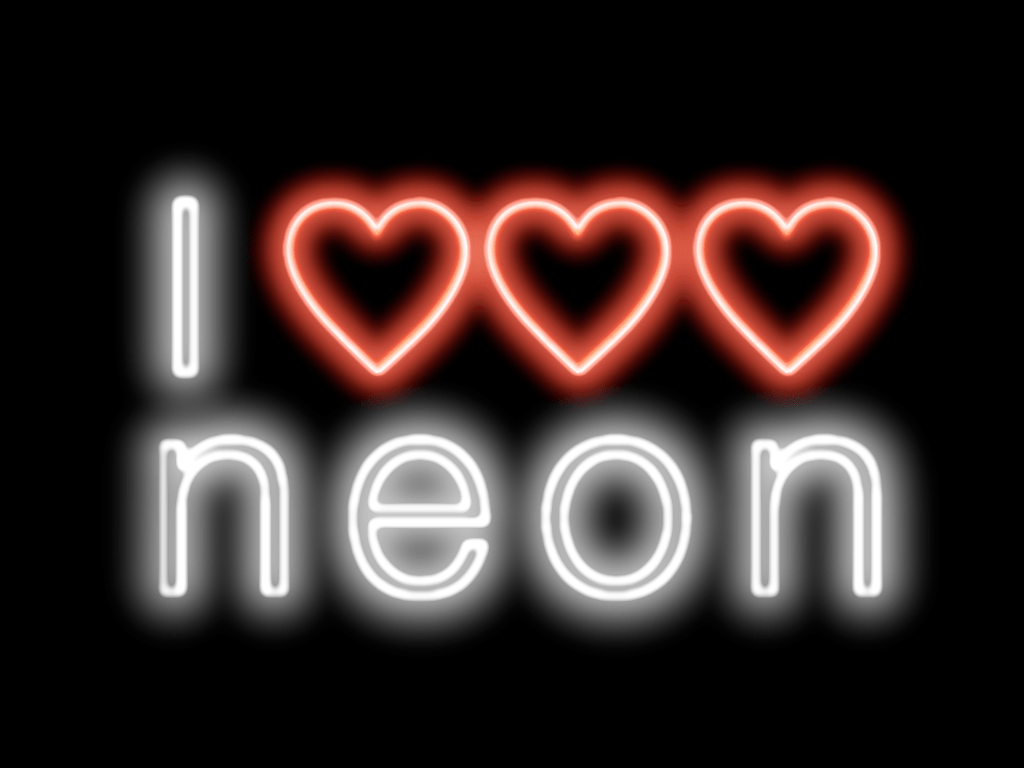
#> input picture Lecture 2/Images/neon-text.png, 1024 x 768 px
$ jupyter execute exrecise_2_2.ipynb
#> lines starting #> are read from the running program, lines starting #| are printed output that depends on the picture; after the words box and inside, x2 and y2 are one past the last pixel; in counts of white or black regions, pixels touching at a corner belong together
### Lecture 2/Notebooks/helpers.py
import cv2
import numpy as np
from matplotlib import pyplot as plt

MIN = 0
MAX = 255

plt.rcParams['figure.figsize'] = [12, 8]

def show_histograms(img):
    if len(img.shape) == 2:
        hist = cv2.calcHist([img], [0], None, [256], [0, 256])
        plt.plot(hist)
    else:
        for channel, color in zip(range(img.shape[2]), ['r', 'g', 'b']):
            hist = cv2.calcHist([img], [channel], None, [256], [0, 256])
            plt.plot(hist, color=color)
    plt.grid()
    plt.show()


# source: https://stackoverflow.com/a/43346070
# [7 lines left out: function genarate_gussian_kernel, not called in this run]

def create_mean_kernel(kernel_radius):
    return np.ones((kernel_radius * 2 + 1, kernel_radius * 2 + 1)) / (kernel_radius * 2 + 1) ** 2

def erosion(image, kernel_radius, iterations=1):
    kernel = create_mean_kernel(kernel_radius)
    return cv2.erode(image, kernel, iterations=iterations)

def dilation(image, kernel_radius, iterations=1):
    kernel = create_mean_kernel(kernel_radius)
    return cv2.dilate(image, kernel, iterations=iterations)

def opening(image, kernel_radius, iterations=1):
    kernel = create_mean_kernel(kernel_radius)
    return cv2.morphologyEx(image, cv2.MORPH_OPEN, kernel, iterations=iterations)

def closing(image, kernel_radius, iterations=1):
    kernel = create_mean_kernel(kernel_radius)
    return cv2.morphologyEx(image, cv2.MORPH_OPEN, kernel, iterations=iterations)

### Lecture 2/exrecise_2_2.ipynb
[cell 1]
import cv2
from matplotlib import pyplot as plt
import matplotlib.patches as patches
import numpy as np
from helpers import *

[cell 2]
image = cv2.imread('Images/neon-text.png')
#> image is the input picture: shape (768, 1024, 3); mean B, G, R 40.4, 42.1, 55
image = cv2.cvtColor(image, cv2.COLOR_BGR2RGB)

show_histograms(image)
#> in show_histograms, `plt.show()`:
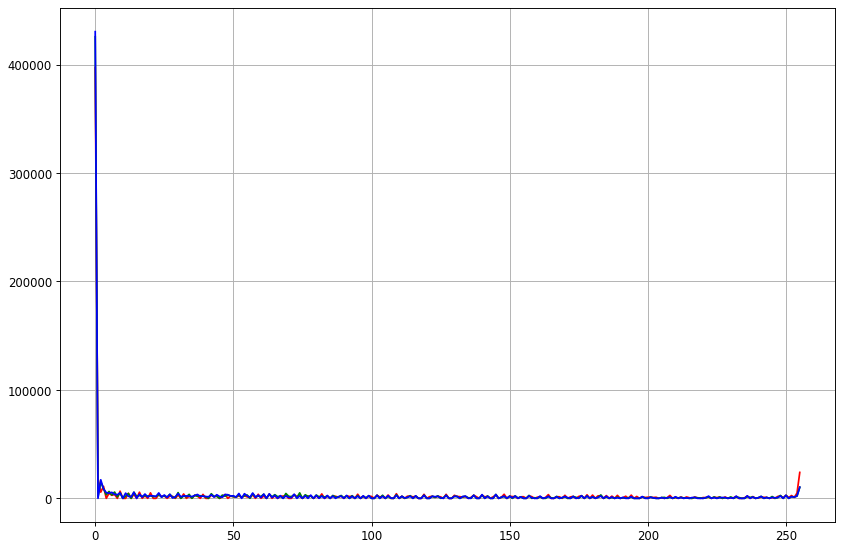
#> figure drawn by matplotlib, 1 panel; curve peaks at x = 0, y = 397231; curve peaks at x = 0, y = 425568; curve peaks at x = 0, y = 430285
plt.imshow(image)

[cell 3]
x = 276
y = 193
w = 200
h = 190

fig, ax = plt.subplots()

ax.imshow(image)
ax.add_patch(patches.Rectangle((x, y), w, h, linewidth=2, edgecolor='b', facecolor='none'))

plt.show()
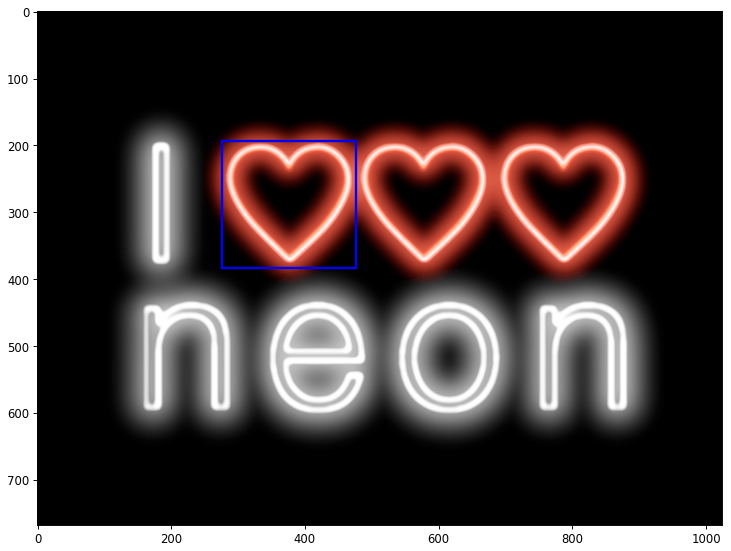
#> figure drawn by matplotlib, 1 panel

[cell 4]
template = image[y:y+h, x:x+w]
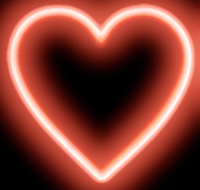
#> template: shape (190, 200, 3); mean R, G, B 137.2, 63.1, 52.2

plt.imshow(template)

[cell 5]
template_matching_image = cv2.matchTemplate(image, template, cv2.TM_CCOEFF_NORMED)
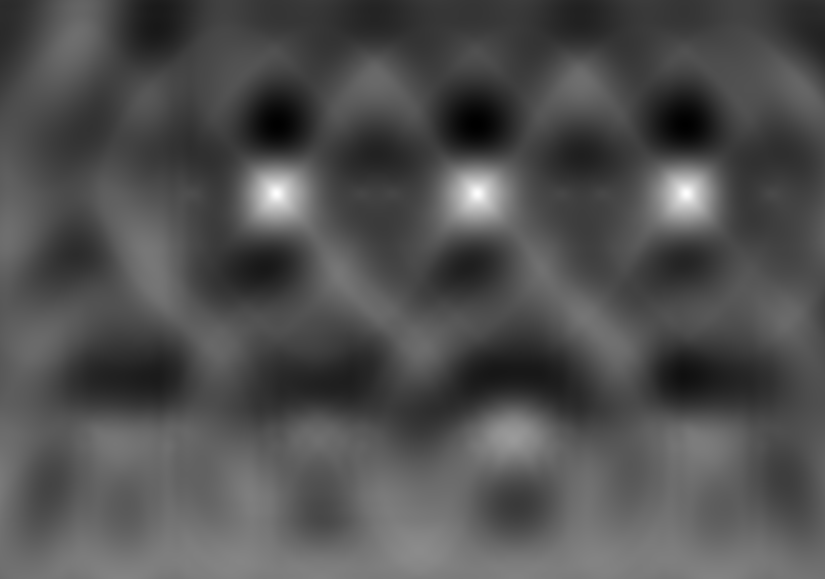
#> template_matching_image: shape (579, 825) float32; min -0.477, max 1, mean -0.0113; drawn with min black and max white

plt.imshow(template_matching_image)

[cell 6]
T = 0.99

mask = template_matching_image > T
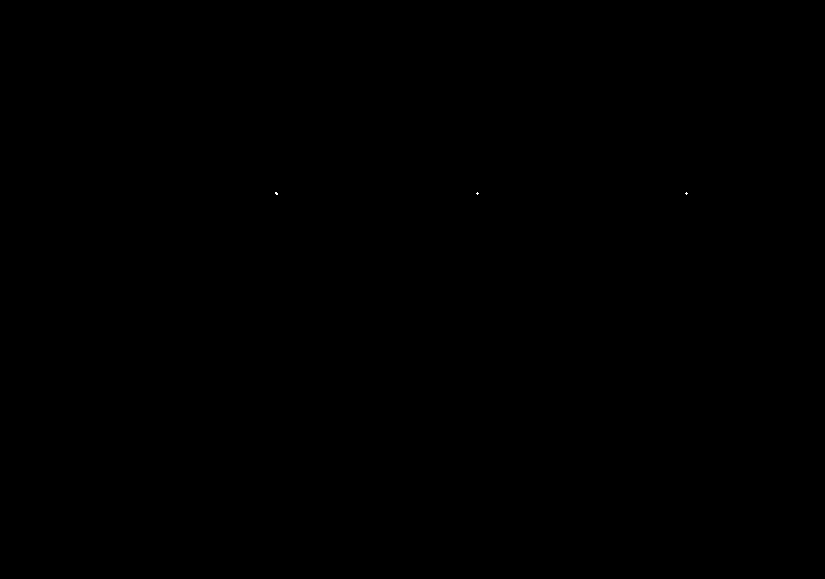
#> mask: shape (579, 825) bool; 0% white in thin lines or dots, all inside (x1, y1, x2, y2) = (275, 192, 688, 195)

plt.imshow(mask, cmap='gray')
